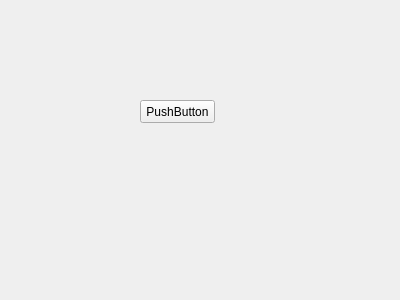
<?xml version="1.0" encoding="UTF-8"?>
<ui version="4.0">
 <class>Form</class>
 <widget class="QWidget" name="Form">
  <property name="geometry">
   <rect>
    <x>0</x>
    <y>0</y>
    <width>400</width>
    <height>300</height>
   </rect>
  </property>
  <property name="windowTitle">
   <string>Form</string>
  </property>
  <widget class="QPushButton" name="pushButton">
   <property name="geometry">
    <rect>
     <x>140</x>
     <y>100</y>
     <width>75</width>
     <height>23</height>
    </rect>
   </property>
   <property name="text">
    <string>PushButton</string>
   </property>
  </widget>
 </widget>
 <resources/>
 <connections/>
</ui>
